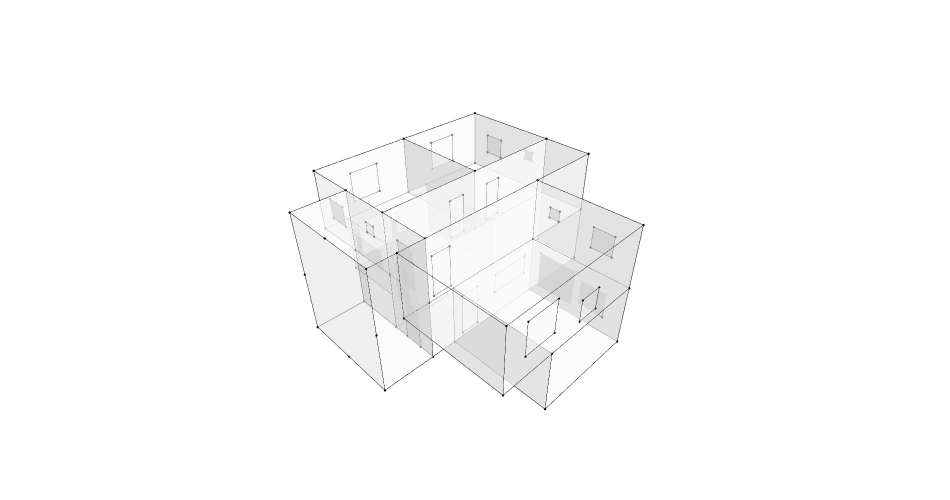

The notebook cell this image was saved under:
### Markdown cell above
## 4. Import the OBJ files, Check them and Show them

### Code cell
# Import all OBJ files
Residential1 = Topology.ByOBJPath(r"C:\Users\Win11\GraphML_RaniaChihaoui\assets\obj\R1.obj")
Residential2_01 = Topology.ByOBJPath(r"C:\Users\Win11\GraphML_RaniaChihaoui\assets\obj\R2_01.obj")
Residential2_02 = Topology.ByOBJPath(r"C:\Users\Win11\GraphML_RaniaChihaoui\assets\obj\R2_02.obj")
Workshop_01 = Topology.ByOBJPath(r"C:\Users\Win11\GraphML_RaniaChihaoui\assets\obj\WO_01.obj")
Workshop_02 = Topology.ByOBJPath(r"C:\Users\Win11\GraphML_RaniaChihaoui\assets\obj\WO_02.obj")
Horizontal_Circularion_gf = Topology.ByOBJPath(r"C:\Users\Win11\GraphML_RaniaChihaoui\assets\obj\HC_gf.obj")
Horizontal_Circularion_fx = Topology.ByOBJPath(r"C:\Users\Win11\GraphML_RaniaChihaoui\assets\obj\HC_fx.obj")
Vertical_Circularion = Topology.ByOBJPath(r"C:\Users\Win11\GraphML_RaniaChihaoui\assets\obj\VC.obj")
Vertical_Circularion_Doors = Topology.ByOBJPath(r"C:\Users\Win11\GraphML_RaniaChihaoui\assets\obj\VC_Doors.obj")
Residential1_Door = Topology.ByOBJPath(r"C:\Users\Win11\GraphML_RaniaChihaoui\assets\obj\R1_Door.obj")
Residential2_01_Door = Topology.ByOBJPath(r"C:\Users\Win11\GraphML_RaniaChihaoui\assets\obj\R2_01_Door.obj")
Residential2_02_Door = Topology.ByOBJPath(r"C:\Users\Win11\GraphML_RaniaChihaoui\assets\obj\R2_02_Door.obj")
Workshop_01_Door = Topology.ByOBJPath(r"C:\Users\Win11\GraphML_RaniaChihaoui\assets\obj\WO_01_Door.obj")
Workshop_02_Door = Topology.ByOBJPath(r"C:\Users\Win11\GraphML_RaniaChihaoui\assets\obj\WO_02_Door.obj")
Residential1_Windows = Topology.ByOBJPath(r"C:\Users\Win11\GraphML_RaniaChihaoui\assets\obj\R1_Windows.obj")
Residential2_01_Windows = Topology.ByOBJPath(r"C:\Users\Win11\GraphML_RaniaChihaoui\assets\obj\R2_01_Windows.obj")
Residential2_02_Windows = Topology.ByOBJPath(r"C:\Users\Win11\GraphML_RaniaChihaoui\assets\obj\R2_02_Windows.obj")
Workshop_01_Windows = Topology.ByOBJPath(r"C:\Users\Win11\GraphML_RaniaChihaoui\assets\obj\WO_01_Windows.obj")
Workshop_02_Windows = Topology.ByOBJPath(r"C:\Users\Win11\GraphML_RaniaChihaoui\assets\obj\WO_02_Windows.obj")

# Check all OBJ files
print("Residential1", Residential1)
print("Residential2_01", Residential2_01)
print("Residential2_02", Residential2_02)
print("Workshop_01", Workshop_01)
print("Workshop_02", Workshop_02)
print("Horizontal_Circularion", Horizontal_Circularion)
print("Vertical_Circularion", Vertical_Circularion)
print("Residential1_Door", Residential1_Door)
print("Residential2_01_Door", Residential2_01_Door)
print("Residential2_02_Door", Residential2_02_Door)
print("Workshop_01_Door", Workshop_01_Door)
print("Workshop_02_Door", Workshop_02_Door)
print("Residential1_Windows", Residential1_Windows)
print("Residential2_01_Windows", Residential2_01_Windows)
print("Residential2_02_Windows", Residential2_02_Windows)
print("Workshop_01_Windows", Workshop_01_Windows)
print("Workshop_02_Windows", Workshop_02_Windows)

# Combine the OIBJ files into 3 clusters: one for the building, one for the doors and one for the windows
combined_Agg = []
combined_Agg.extend(Residential1)
combined_Agg.extend(Residential2_01)
combined_Agg.extend(Residential2_02)
combined_Agg.extend(Workshop_01)
combined_Agg.extend(Workshop_02)
combined_Agg.extend(Horizontal_Circularion_gf)
combined_Agg.extend(Horizontal_Circularion_fx)
combined_Agg.extend(Vertical_Circularion)

combined_Doors = []
combined_Doors.extend(Residential1_Door)
combined_Doors.extend(Residential2_01_Door)
combined_Doors.extend(Residential2_02_Door)   
combined_Doors.extend(Workshop_01_Door)
combined_Doors.extend(Workshop_02_Door)
combined_Doors.extend(Vertical_Circularion_Doors)

combined_Windows = []
combined_Windows.extend(Residential1_Windows)
combined_Windows.extend(Residential2_01_Windows)
combined_Windows.extend(Residential2_02_Windows)
combined_Windows.extend(Workshop_01_Windows)
combined_Windows.extend(Workshop_02_Windows)

#build the clusters and analyze them
building = Cluster.ByTopologies(combined_Agg)
Doors = Cluster.ByTopologies(combined_Doors)
Windows = Cluster.ByTopologies(combined_Windows)

print("building", building)
print("Doors", Doors)
print("Windows", Windows)
print(Topology.Analyze(building))
print(Topology.Analyze(Doors))
print(Topology.Analyze(Windows))

# Display the building, doors and windows

Topology.Show(building, Doors, Windows, renderer="vscode")

### Figure 1 — Plotly figure (JSON) as saved in the notebook; plotly's stock layout.template omitted (floating-point values rounded to 4 significant figures; data arrays with more than 128 entries replaced by an {"elided": "..."} marker saying what was removed)
{"data": [{"customdata": {"elided": "208 str values"}, "hoverinfo": "text", "hovertemplate": {"elided": "208 str values"}, "hovertext": {"elided": "208 str values"}, "legendgroup": "1", "legendrank": 1, "marker": {"color": {"elided": "208 str values"}, "line": {"width": 0}, "opacity": 1, "size": {"elided": "208 float values"}, "sizemode": "diameter", "symbol": "circle"}, "mode": "markers", "name": "1: Untitled (Vertices)", "showlegend": false, "text": {"elided": "208 str values"}, "type": "scatter3d", "x": {"elided": "208 float values"}, "y": {"elided": "208 float values"}, "z": {"elided": "208 float values"}}, {"hoverinfo": "text", "legendgroup": "2", "legendrank": 2, "line": {"color": "black", "dash": "solid", "width": 1}, "marker": {"size": 0}, "mode": "lines", "name": "1: Untitled (Edges)", "showlegend": false, "text": "", "type": "scatter3d", "x": {"elided": "624 float values"}, "y": {"elided": "624 float values"}, "z": {"elided": "624 float values"}}, {"cmax": 1, "cmin": 0, "color": "#FAFAFA", "colorscale": [[0, "#440154"], [0.1111, "#482878"], [0.2222, "#3e4989"], [0.3333, "#31688e"], [0.4444, "#26828e"], [0.5556, "#1f9e89"], [0.6667, "#35b779"], [0.7778, "#6ece58"], [0.8889, "#b5de2b"], [1, "#fde725"]], "flatshading": true, "hoverinfo": "text", "hovertext": "", "i": [0, 0, 4, 4, 3, 3, 7, 2, 7, 7, 1, 4, 8, 8, 12, 12, 11, 11, 10, 10, 15, 15, 12, 12, 16, 16, 13, 13, 17, 17, 11, 11, 14, 14, 13, 13, 20, 20, 24, 24, 23, 23, 22, 22, 27, 27, 24, 24, 28, 28, 32, 32, 29, 29, 35, 35, 32, 32, 30, 30, 10, 10, 38, 38, 10, 10, 37, 37, 40, 40, 41, 41, 15, 15, 17, 17, 15, 15, 43, 43, 37, 37, 36, 36, 44, 47, 47, 49, 49, 51, 36, 36, 41, 41, 52, 36, 36, 19, 19, 42, 52, 52, 54, 54, 49, 49, 50, 50, 19, 19, 54, 54], "j": [1, 2, 5, 6, 6, 5, 6, 7, 2, 1, 0, 1, 9, 10, 13, 14, 14, 13, 15, 14, 10, 9, 9, 8, 8, 11, 18, 19, 19, 18, 14, 19, 11, 8, 8, 16, 21, 22, 25, 26, 26, 25, 27, 26, 22, 21, 21, 20, 29, 31, 33, 34, 35, 34, 29, 31, 31, 28, 34, 33, 17, 36, 39, 40, 39, 38, 40, 39, 37, 36, 36, 17, 19, 42, 10, 37, 10, 17, 37, 10, 43, 42, 42, 19, 45, 48, 45, 44, 47, 47, 42, 48, 47, 36, 38, 41, 38, 52, 36, 36, 53, 50, 44, 52, 38, 41, 53, 38, 45, 48, 46, 45], "k": [2, 3, 6, 7, 5, 0, 3, 3, 1, 4, 5, 5, 10, 11, 14, 15, 13, 8, 14, 11, 9, 12, 8, 13, 11, 17, 19, 14, 18, 16, 19, 17, 8, 13, 16, 18, 22, 23, 26, 27, 25, 20, 26, 23, 21, 24, 20, 25, 30, 29, 34, 35, 34, 30, 31, 32, 28, 33, 33, 28, 36, 37, 40, 41, 38, 17, 39, 10, 36, 41, 17, 38, 42, 43, 37, 36, 17, 19, 10, 15, 42, 36, 19, 17, 46, 45, 44, 50, 44, 49, 48, 47, 51, 47, 53, 38, 52, 54, 52, 19, 50, 44, 46, 44, 41, 51, 38, 49, 48, 42, 45, 19], "legendgroup": "3", "legendrank": 3, "lighting": {"facenormalsepsilon": 0}, "name": "1: Untitled (Faces)", "opacity": 0.5, "showlegend": false, "showscale": false, "text": "", "type": "mesh3d", "x": [-2.5, 5.0, 5.0, -2.5, 5.0, -2.5, -2.5, 5.0, 3.75, 8.75, 8.75, 3.75, 8.75, 3.75, 3.75, 8.75, -1.25, -1.25, -1.25, -1.25, 1.3e-05, 5.0, 5.0, 1.3e-05, 5.0, 1.3e-05, 1.3e-05, 5.0, 0, 5, 0, 5, 5, 0, 0, 5, -1.25, 8.75, -1.25, 8.75, 8.75, -1.25, -1.25, 8.75, -3.75, -3.75, -3.75, -3.75, -3.75, -3.75, -3.75, -3.75, -1.25, -1.25, -1.25], "y": [8e-06, 8e-06, -5.0, -5.0, 8e-06, 8e-06, -5.0, -5.0, 7.5, 7.5, 2.5, 2.5, 7.5, 7.5, 2.5, 2.5, 7.5, 2.5, 7.5, 2.5, 7.5, 7.5, 2.5, 2.5, 7.5, 7.5, 2.5, 2.5, 0, -5, -5, 0, 0, 0, -5, -5, 8e-06, 8e-06, 2.5, 2.5, 8e-06, 8e-06, 8e-06, 8e-06, 5.0, 2.5, 5.0, 8e-06, 8e-06, 2.5, 5.0, 8e-06, 5.0, 5.0, 5.0], "z": [3.2, 3.2, 3.2, 3.2, 6.2, 6.2, 6.2, 6.2, 3.2, 3.2, 3.2, 3.2, 6.2, 6.2, 6.2, 6.2, 3.2, 3.2, 6.2, 6.2, 0.2, 0.2, 0.2, 0.2, 3.2, 3.2, 3.2, 3.2, 0.2, 0.2, 0.2, 0.2, 3.2, 3.2, 3.2, 3.2, 3.2, 3.2, 0.2, 0.2, 0.2, 0.2, 6.2, 6.2, 3.2, 6.2, 6.2, 3.2, 6.2, 0.2, 0.2, 0.2, 3.2, 0.2, 6.2]}, {"customdata": ["", "", "", "", "", "", "", "", "", "", "", "", "", "", "", "", "", "", "", "", "", "", "", "", "", "", "", ""], "hoverinfo": "text", "hovertemplate": ["Click ", "Click ", "Click ", "Click ", "Click ", "Click ", "Click ", "Click ", "Click ", "Click ", "Click ", "Click ", "Click ", "Click ", "Click ", "Click ", "Click ", "Click ", "Click ", "Click ", "Click ", "Click ", "Click ", "Click ", "Click ", "Click ", "Click ", "Click "], "hovertext": ["", "", "", "", "", "", "", "", "", "", "", "", "", "", "", "", "", "", "", "", "", "", "", "", "", "", "", ""], "legendgroup": "5", "legendrank": 5, "marker": {"color": ["#000000", "#000000", "#000000", "#000000", "#000000", "#000000", "#000000", "#000000", "#000000", "#000000", "#000000", "#000000", "#000000", "#000000", "#000000", "#000000", "#000000", "#000000", "#000000", "#000000", "#000000", "#000000", "#000000", "#000000", "#000000", "#000000", "#000000", "#000000"], "line": {"width": 0}, "opacity": 1, "size": [2.8, 2.8, 2.8, 2.8, 2.8, 2.8, 2.8, 2.8, 2.8, 2.8, 2.8, 2.8, 2.8, 2.8, 2.8, 2.8, 2.8, 2.8, 2.8, 2.8, 2.8, 2.8, 2.8, 2.8, 2.8, 2.8, 2.8, 2.8], "sizemode": "diameter", "symbol": "circle"}, "mode": "markers", "name": "2: Untitled (Vertices)", "showlegend": false, "text": ["", "", "", "", "", "", "", "", "", "", "", "", "", "", "", "", "", "", "", "", "", "", "", "", "", "", "", ""], "type": "scatter3d", "x": [-0.09999, -0.09999, -1.0, -1.0, 5.29, 4.49, 4.49, 5.29, 2.21, 2.21, 3.01, 3.01, 1.3e-05, 1.3e-05, 1.3e-05, 1.3e-05, 0.5, 1.4, 1.4, 0.5, -1.25, -1.25, -1.25, -1.25, -1.25, -1.25, -1.25, -1.25], "y": [8e-06, 8e-06, 8e-06, 8e-06, 2.5, 2.5, 2.5, 2.5, 2.5, 2.5, 2.5, 2.5, 3.0, 3.9, 3.9, 3.0, 0, 0, 0, 0, 0.8, 1.7, 1.7, 0.8, 0.8, 1.7, 1.7, 0.8], "z": [5.3, 3.4, 3.4, 5.3, 5.3, 5.3, 3.4, 3.4, 5.3, 3.4, 3.4, 5.3, 2.5, 2.5, 0.4, 0.4, 2.5, 2.5, 0.4, 0.4, 2.3, 2.3, 0.2, 0.2, 5.3, 5.3, 3.2, 3.2]}, {"hoverinfo": "text", "legendgroup": "6", "legendrank": 6, "line": {"color": "black", "dash": "solid", "width": 1}, "marker": {"size": 0}, "mode": "lines", "name": "2: Untitled (Edges)", "showlegend": false, "text": "", "type": "scatter3d", "x": [-0.09999, -0.09999, null, -0.09999, -1.0, null, -1.0, -1.0, null, -1.0, -0.09999, null, 5.29, 4.49, null, 4.49, 4.49, null, 4.49, 5.29, null, 5.29, 5.29, null, 2.21, 2.21, null, 2.21, 3.01, null, 3.01, 3.01, null, 3.01, 2.21, null, 1.3e-05, 1.3e-05, null, 1.3e-05, 1.3e-05, null, 1.3e-05, 1.3e-05, null, 1.3e-05, 1.3e-05, null, 0.5, 1.4, null, 1.4, 1.4, null, 1.4, 0.5, null, 0.5, 0.5, null, -1.25, -1.25, null, -1.25, -1.25, null, -1.25, -1.25, null, -1.25, -1.25, null, -1.25, -1.25, null, -1.25, -1.25, null, -1.25, -1.25, null, -1.25, -1.25, null], "y": [8e-06, 8e-06, null, 8e-06, 8e-06, null, 8e-06, 8e-06, null, 8e-06, 8e-06, null, 2.5, 2.5, null, 2.5, 2.5, null, 2.5, 2.5, null, 2.5, 2.5, null, 2.5, 2.5, null, 2.5, 2.5, null, 2.5, 2.5, null, 2.5, 2.5, null, 3.0, 3.9, null, 3.9, 3.9, null, 3.9, 3.0, null, 3.0, 3.0, null, 0, 0, null, 0, 0, null, 0, 0, null, 0, 0, null, 0.8, 1.7, null, 1.7, 1.7, null, 1.7, 0.8, null, 0.8, 0.8, null, 0.8, 1.7, null, 1.7, 1.7, null, 1.7, 0.8, null, 0.8, 0.8, null], "z": [5.3, 3.4, null, 3.4, 3.4, null, 3.4, 5.3, null, 5.3, 5.3, null, 5.3, 5.3, null, 5.3, 3.4, null, 3.4, 3.4, null, 3.4, 5.3, null, 5.3, 3.4, null, 3.4, 3.4, null, 3.4, 5.3, null, 5.3, 5.3, null, 2.5, 2.5, null, 2.5, 0.4, null, 0.4, 0.4, null, 0.4, 2.5, null, 2.5, 2.5, null, 2.5, 0.4, null, 0.4, 0.4, null, 0.4, 2.5, null, 2.3, 2.3, null, 2.3, 0.2, null, 0.2, 0.2, null, 0.2, 2.3, null, 5.3, 5.3, null, 5.3, 3.2, null, 3.2, 3.2, null, 3.2, 5.3, null]}, {"cmax": 1, "cmin": 0, "color": "#FAFAFA", "colorscale": [[0, "#440154"], [0.1111, "#482878"], [0.2222, "#3e4989"], [0.3333, "#31688e"], [0.4444, "#26828e"], [0.5556, "#1f9e89"], [0.6667, "#35b779"], [0.7778, "#6ece58"], [0.8889, "#b5de2b"], [1, "#fde725"]], "flatshading": true, "hoverinfo": "text", "hovertext": "", "i": [0, 0, 4, 4, 8, 8, 12, 12, 16, 16, 20, 20, 24, 24], "j": [1, 2, 5, 6, 9, 11, 13, 14, 17, 18, 21, 22, 25, 26], "k": [2, 3, 6, 7, 10, 9, 14, 15, 18, 19, 22, 23, 26, 27], "legendgroup": "7", "legendrank": 7, "lighting": {"facenormalsepsilon": 0}, "name": "2: Untitled (Faces)", "opacity": 0.5, "showlegend": false, "showscale": false, "text": "", "type": "mesh3d", "x": [-0.09999, -0.09999, -1.0, -1.0, 5.29, 5.29, 4.49, 4.49, 3.01, 2.21, 2.21, 3.01, 1.3e-05, 1.3e-05, 1.3e-05, 1.3e-05, 1.4, 1.4, 0.5, 0.5, -1.25, -1.25, -1.25, -1.25, -1.25, -1.25, -1.25, -1.25], "y": [8e-06, 8e-06, 8e-06, 8e-06, 2.5, 2.5, 2.5, 2.5, 2.5, 2.5, 2.5, 2.5, 3.0, 3.0, 3.9, 3.9, 0, 0, 0, 0, 0.8, 0.8, 1.7, 1.7, 0.8, 0.8, 1.7, 1.7], "z": [5.3, 3.4, 3.4, 5.3, 3.4, 5.3, 5.3, 3.4, 3.4, 5.3, 3.4, 5.3, 0.4, 2.5, 2.5, 0.4, 2.5, 0.4, 0.4, 2.5, 0.2, 2.3, 2.3, 0.2, 3.2, 5.3, 5.3, 3.2]}, {"customdata": ["", "", "", "", "", "", "", "", "", "", "", "", "", "", "", "", "", "", "", "", "", "", "", "", "", "", "", "", "", "", "", "", "", "", "", "", "", "", "", "", "", "", "", "", "", "", "", "", "", "", "", "", "", "", "", "", "", "", "", "", "", "", "", ""], "hoverinfo": "text", "hovertemplate": ["Click ", "Click ", "Click ", "Click ", "Click ", "Click ", "Click ", "Click ", "Click ", "Click ", "Click ", "Click ", "Click ", "Click ", "Click ", "Click ", "Click ", "Click ", "Click ", "Click ", "Click ", "Click ", "Click ", "Click ", "Click ", "Click ", "Click ", "Click ", "Click ", "Click ", "Click ", "Click ", "Click ", "Click ", "Click ", "Click ", "Click ", "Click ", "Click ", "Click ", "Click ", "Click ", "Click ", "Click ", "Click ", "Click ", "Click ", "Click ", "Click ", "Click ", "Click ", "Click ", "Click ", "Click ", "Click ", "Click ", "Click ", "Click ", "Click ", "Click ", "Click ", "Click ", "Click ", "Click "], "hovertext": ["", "", "", "", "", "", "", "", "", "", "", "", "", "", "", "", "", "", "", "", "", "", "", "", "", "", "", "", "", "", "", "", "", "", "", "", "", "", "", "", "", "", "", "", "", "", "", "", "", "", "", "", "", "", "", "", "", "", "", "", "", "", "", ""], "legendgroup": "9", "legendrank": 9, "marker": {"color": ["#000000", "#000000", "#000000", "#000000", "#000000", "#000000", "#000000", "#000000", "#000000", "#000000", "#000000", "#000000", "#000000", "#000000", "#000000", "#000000", "#000000", "#000000", "#000000", "#000000", "#000000", "#000000", "#000000", "#000000", "#000000", "#000000", "#000000", "#000000", "#000000", "#000000", "#000000", "#000000", "#000000", "#000000", "#000000", "#000000", "#000000", "#000000", "#000000", "#000000", "#000000", "#000000", "#000000", "#000000", "#000000", "#000000", "#000000", "#000000", "#000000", "#000000", "#000000", "#000000", "#000000", "#000000", "#000000", "#000000", "#000000", "#000000", "#000000", "#000000", "#000000", "#000000", "#000000", "#000000"], "line": {"width": 0}, "opacity": 1, "size": [2.8, 2.8, 2.8, 2.8, 2.8, 2.8, 2.8, 2.8, 2.8, 2.8, 2.8, 2.8, 2.8, 2.8, 2.8, 2.8, 2.8, 2.8, 2.8, 2.8, 2.8, 2.8, 2.8, 2.8, 2.8, 2.8, 2.8, 2.8, 2.8, 2.8, 2.8, 2.8, 2.8, 2.8, 2.8, 2.8, 2.8, 2.8, 2.8, 2.8, 2.8, 2.8, 2.8, 2.8, 2.8, 2.8, 2.8, 2.8, 2.8, 2.8, 2.8, 2.8, 2.8, 2.8, 2.8, 2.8, 2.8, 2.8, 2.8, 2.8, 2.8, 2.8, 2.8, 2.8], "sizemode": "diameter", "symbol": "circle"}, "mode": "markers", "name": "3: Untitled (Vertices)", "showlegend": false, "text": ["", "", "", "", "", "", "", "", "", "", "", "", "", "", "", "", "", "", "", "", "", "", "", "", "", "", "", "", "", "", "", "", "", "", "", "", "", "", "", "", "", "", "", "", "", "", "", "", "", "", "", "", "", "", "", "", "", "", "", "", "", "", "", ""], "type": "scatter3d", "x": [5.0, 5.0, 5.0, 5.0, 5.0, 5.0, 5.0, 5.0, 1.5, 1.5, 2.5, 2.5, -1.5, -1.5, 1.1e-05, 1.1e-05, 8.75, 8.75, 8.75, 8.75, 8.75, 8.75, 8.75, 8.75, 5.5, 7.0, 7.0, 5.5, 2.0, 2.0, 0.5, 0.5, -1.25, -1.25, -1.25, -1.25, -1.25, -1.25, -1.25, -1.25, 1.3e-05, 1.3e-05, 1.3e-05, 1.3e-05, 2.798, 4.098, 4.098, 2.798, 0.5174, 2.467, 2.467, 0.5174, 2.5, 4.5, 4.5, 2.5, 5, 5, 5, 5, 5, 5, 5, 5], "y": [-1.3, -1.3, -0.8, -0.8, -4, -4, -3.0, -3.0, -5.0, -5.0, -5.0, -5.0, -5.0, -5.0, -5.0, -5.0, 3.8, 3.3, 3.3, 3.8, 6.5, 5.5, 5.5, 6.5, 7.5, 7.5, 7.5, 7.5, 7.5, 7.5, 7.5, 7.5, 5.5, 6.5, 6.5, 5.5, 3.3, 3.8, 3.8, 3.3, 5.0, 7.0, 7.0, 5.0, 7.5, 7.5, 7.5, 7.5, 7.5, 7.5, 7.5, 7.5, 0, 0, 0, 0, -0.5174, -2.467, -2.467, -0.5174, -2.798, -4.098, -4.098, -2.798], "z": [5.2, 4.7, 4.7, 5.2, 5.2, 4.2, 4.2, 5.2, 4.7, 3.7, 3.7, 4.7, 5.7, 4.2, 4.2, 5.7, 5.2, 5.2, 4.7, 4.7, 5.2, 5.2, 4.2, 4.2, 5.45, 5.45, 3.95, 3.95, 5.45, 3.95, 3.95, 5.45, 5.2, 5.2, 4.2, 4.2, 5.2, 5.2, 4.7, 4.7, 2.5, 2.5, 1.495, 1.495, 2.334, 2.334, 1.034, 1.034, 2.659, 2.659, 0.7164, 0.7164, 2.5, 2.5, 1.495, 1.495, 2.659, 2.659, 0.7164, 0.7164, 2.334, 2.334, 1.034, 1.034]}, {"hoverinfo": "text", "legendgroup": "10", "legendrank": 10, "line": {"color": "black", "dash": "solid", "width": 1}, "marker": {"size": 0}, "mode": "lines", "name": "3: Untitled (Edges)", "showlegend": false, "text": "", "type": "scatter3d", "x": {"elided": "192 float values"}, "y": {"elided": "192 float values"}, "z": {"elided": "192 float values"}}, {"cmax": 1, "cmin": 0, "color": "#FAFAFA", "colorscale": [[0, "#440154"], [0.1111, "#482878"], [0.2222, "#3e4989"], [0.3333, "#31688e"], [0.4444, "#26828e"], [0.5556, "#1f9e89"], [0.6667, "#35b779"], [0.7778, "#6ece58"], [0.8889, "#b5de2b"], [1, "#fde725"]], "flatshading": true, "hoverinfo": "text", "hovertext": "", "i": [0, 0, 4, 4, 8, 8, 12, 12, 16, 16, 20, 20, 24, 24, 28, 28, 32, 32, 36, 36, 40, 40, 44, 44, 48, 48, 52, 52, 56, 56, 60, 60], "j": [1, 2, 5, 6, 9, 11, 13, 15, 17, 18, 21, 22, 25, 26, 29, 30, 33, 34, 37, 38, 41, 42, 45, 46, 49, 50, 53, 54, 57, 58, 61, 62], "k": [2, 3, 6, 7, 10, 9, 14, 13, 18, 19, 22, 23, 26, 27, 30, 31, 34, 35, 38, 39, 42, 43, 46, 47, 50, 51, 54, 55, 58, 59, 62, 63], "legendgroup": "11", "legendrank": 11, "lighting": {"facenormalsepsilon": 0}, "name": "3: Untitled (Faces)", "opacity": 0.5, "showlegend": false, "showscale": false, "text": "", "type": "mesh3d", "x": [5.0, 5.0, 5.0, 5.0, 5.0, 5.0, 5.0, 5.0, 2.5, 1.5, 1.5, 2.5, 1.1e-05, -1.5, -1.5, 1.1e-05, 8.75, 8.75, 8.75, 8.75, 8.75, 8.75, 8.75, 8.75, 7.0, 7.0, 5.5, 5.5, 2.0, 2.0, 0.5, 0.5, -1.25, -1.25, -1.25, -1.25, -1.25, -1.25, -1.25, -1.25, 1.3e-05, 1.3e-05, 1.3e-05, 1.3e-05, 4.098, 4.098, 2.798, 2.798, 2.467, 2.467, 0.5174, 0.5174, 4.5, 4.5, 2.5, 2.5, 5, 5, 5, 5, 5, 5, 5, 5], "y": [-1.3, -1.3, -0.8, -0.8, -4, -4, -3.0, -3.0, -5.0, -5.0, -5.0, -5.0, -5.0, -5.0, -5.0, -5.0, 3.3, 3.3, 3.8, 3.8, 5.5, 5.5, 6.5, 6.5, 7.5, 7.5, 7.5, 7.5, 7.5, 7.5, 7.5, 7.5, 5.5, 5.5, 6.5, 6.5, 3.3, 3.3, 3.8, 3.8, 5.0, 5.0, 7.0, 7.0, 7.5, 7.5, 7.5, 7.5, 7.5, 7.5, 7.5, 7.5, 0, 0, 0, 0, -2.467, -2.467, -0.5174, -0.5174, -4.098, -4.098, -2.798, -2.798], "z": [5.2, 4.7, 4.7, 5.2, 5.2, 4.2, 4.2, 5.2, 3.7, 4.7, 3.7, 4.7, 4.2, 5.7, 4.2, 5.7, 5.2, 4.7, 4.7, 5.2, 5.2, 4.2, 4.2, 5.2, 5.45, 3.95, 3.95, 5.45, 5.45, 3.95, 3.95, 5.45, 4.2, 5.2, 5.2, 4.2, 4.7, 5.2, 5.2, 4.7, 1.495, 2.5, 2.5, 1.495, 2.334, 1.034, 1.034, 2.334, 2.659, 0.7164, 0.7164, 2.659, 2.5, 1.495, 1.495, 2.5, 2.659, 0.7164, 0.7164, 2.659, 2.334, 1.034, 1.034, 2.334]}], "layout": {"autosize": true, "height": 500, "margin": {"b": 40, "l": 40, "r": 40, "t": 40}, "paper_bgcolor": "RGBA(0,0,0,0)", "plot_bgcolor": "RGBA(0,0,0,0)", "scene": {"aspectmode": "data", "camera": {"center": {"x": 0, "y": 0, "z": 0}, "eye": {"x": -1.25, "y": -1.25, "z": 1.25}, "projection": {"type": "perspective"}, "up": {"x": 0, "y": 0, "z": 1}}, "xaxis": {"visible": false}, "yaxis": {"visible": false}, "zaxis": {"visible": false}}, "showlegend": true, "width": 950, "xaxis": {"showgrid": false, "visible": false, "zeroline": false}, "yaxis": {"showgrid": false, "visible": false, "zeroline": false}}}
